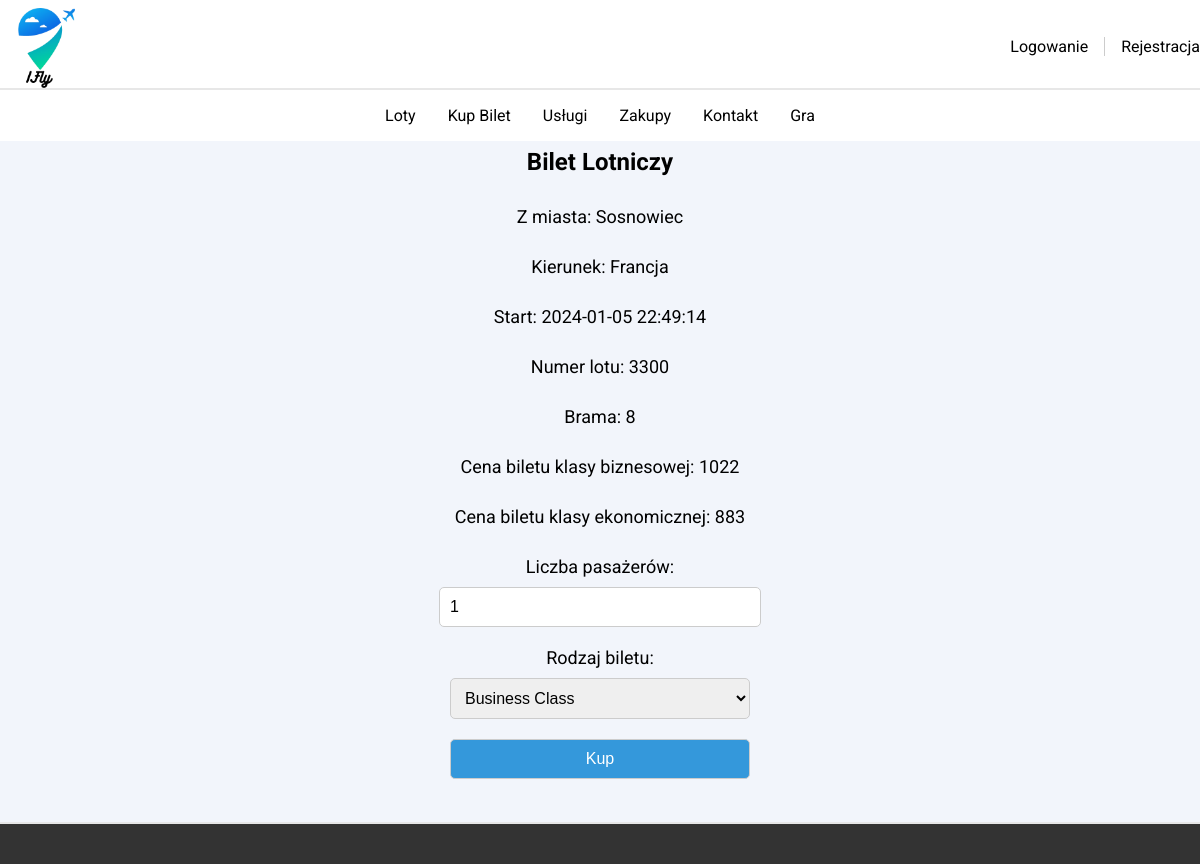
Page /kup_bilet.php?flight_id=137 on the committed database.
### tables this page shows
CREATE TABLE `flights` (
  `ID` int NOT NULL,
  `ID_plane` int DEFAULT NULL,
  `ID_tour` int DEFAULT NULL,
  `start` timestamp NULL DEFAULT NULL,
  `end` timestamp NOT NULL DEFAULT CURRENT_TIMESTAMP ON UPDATE CURRENT_TIMESTAMP,
  `flight_number` varchar(254) NOT NULL,
  `gate` varchar(254) NOT NULL
);

CREATE TABLE `tour` (
  `tour_id` int NOT NULL,
  `departure_location` varchar(50) DEFAULT NULL,
  `arrival_location` varchar(50) DEFAULT NULL,
  `duration` int NOT NULL,
  `business_class` int NOT NULL,
  `economy_class` int NOT NULL
);

### public_html/kup_bilet.php (the view, shortened to what this page needs)
<?php
    require_once "db.php";
?>
<!DOCTYPE html>
<html lang="pl">
<head>
    <link rel="stylesheet" type="text/css" href="Style/index.css">
</head>
<body>
  <div class="top-nav">
    <div class="container">
      <div class="logo">
        <a href="http://ifly.ct8.pl/"><img src="logonapis.png" alt="Logo"></a>
      </div>
      <div class="nav-links">
        <ul>
        <?php
            if (isset($_SESSION['zalogowany'])) {
                echo "<li><a href='http://ifly.ct8.pl/profil.php'>".$_SESSION['zalogowany']."</a></li><li><a href='logout.php'>Wyloguj sie</a></li>";
            }else {
                echo "<li><a href='log.php'>Logowanie</a></li><li><a href='reg.php'>Rejestracja</a></li>";
            }
        ?>
        </ul>
      </div>
    </div>
  </div>
  <div class="second-nav">
    <ul>
      <li><a href="http://ifly.ct8.pl/loty.php">Loty</a></li>
      <li><a href="http://ifly.ct8.pl/bilety.php">Kup Bilet</a></li>
      <li><a href="http://ifly.ct8.pl/">Usługi</a></li>
      <li><a href="http://ifly.ct8.pl/zakupy.php">Zakupy</a></li>
      <li><a href="http://ifly.ct8.pl/">Kontakt</a></li>
      <li><a href="http://ifly.ct8.pl/gra.php">Gra</a></li>
    </ul>
  </div>
  <div class="main-content">
    <h2>Bilet Lotniczy</h2>
        <form method="post" action="">
            <?php
                $flight_id = $_GET['flight_id'];
                $sql = "SELECT flights.start, flights.flight_number, flights.gate, tour.departure_location, tour.arrival_location, tour.business_class,tour.economy_class
                        FROM flights
                        INNER JOIN tour ON flights.ID_tour = tour.tour_id
                        WHERE flights.ID = $flight_id";
                $result = $conn->query($sql);
                if ($result->num_rows > 0) {
                    while($row = $result->fetch_assoc()) {
                        echo "<label>Z miasta: " . $row["departure_location"] . "</label><br>";
                        echo "<label>Kierunek: " . $row["arrival_location"] . "</label><br>";
                        echo "<label>Start: " . $row["start"] . "</label><br>";
                        echo "<label>Numer lotu: " . $row["flight_number"] . "</label><br>";
                        echo "<label>Brama: " . $row["gate"] . "</label><br>";
                        echo "<label>Cena biletu klasy biznesowej: " . $row["business_class"] . "</label><br>";
                        echo "<label>Cena biletu klasy ekonomicznej: " . $row["economy_class"] . "</label><br>";
                    }
                } else {
                    echo "Brak danych o locie";
                }
            ?>
          <label for="passenger_count">Liczba pasażerów:</label>
<input type="number" id="passenger_count" name="passenger_count" min="1" value="1">
            <label for="ticket_type">Rodzaj biletu:</label>
            <select id="ticket_type" name="ticket_type">
                <option value="business_class">Business Class</option>
            </select>
            <input type="submit" value="Kup">
        </form>
    </div>
  <div class="footer">
  </div>
</body>
</html>

### public_html/Style/index.css (style rules this page uses)
* { text-decoration: none; color: #000; }
body { margin: 0; font-family: Arial, sans-serif; height: 100vh; background-color: #f2f5fb; }
.top-nav { background-color: #fff; color: #000; position: fixed; height: 11vh; width: 100%; top: 0; z-index: 1000; }
img { width: 10vh; height: auto; }
.top-nav img { margin-top: 1vh; }
.top-nav .container { display: flex; justify-content: space-between; align-items: center; max-width: 1200px; margin: 0 auto; }
.top-nav ul { list-style: none; margin: 0; padding: 0; display: flex; }
.top-nav ul li { margin-right: 2vh; }
.top-nav ul li:last-child { margin-right: 0; }
.second-nav { background-color: #fff; color: #000; padding: 2vh 0; width: 100%; position: fixed; top: 11vh; z-index: 999; border-top: 2px solid #e7e7e7; }
.second-nav ul { list-style: none; margin: 0; padding: 0; display: flex; justify-content: center; }
.second-nav ul li { margin: 0 2vh; }
.main-content { padding-top: 8vh; text-align: center; margin-top: 8vh; }
.footer { background-color: #fff; color: #000; width: 100%; position: fixed; bottom: 0; text-align: center; padding: 3vh 0; border-top: 2px solid #e7e7e7; }
.nav-links ul li { margin-right: 2vh; border-right: 1px solid #ccc; padding-right: 2vh; }
.nav-links ul li:last-child { margin-right: 0; border-right: none; padding-right: 0; }

### public_html/kup_bilet.php (style rules this page uses)
form { margin-top: 20px; display: flex; flex-direction: column; align-items: center; }
form label { margin-bottom: 10px; font-size: 18px; }
form select, form input[type="number"], form input[type="submit"] { margin-bottom: 20px; padding: 10px; border: 1px solid #ccc; border-radius: 5px; width: 60%; max-width: 300px; font-size: 16px; }
form input[type="submit"] { background-color: #3498db; color: #fff; cursor: pointer; transition: background-color 0.3s ease; }
body { font-family: 'Roboto', sans-serif; }
h2 { margin-bottom: 30px; }
.footer { background-color: #333; color: #fff; width: 100%; text-align: center; padding: 20px 0; position: fixed; bottom: 0; }

### rows in the picture
flights: ID_tour.departure_location "Sosnowiec", ID_tour.arrival_location "Francja", start "2024-01-05 22:49:14", flight_number "3300", gate "8", ID_tour.business_class "1022", ID_tour.economy_class "883"
